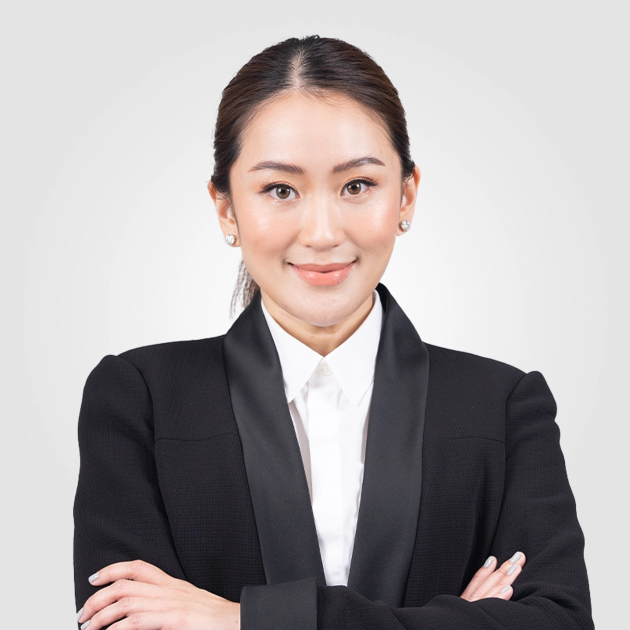
#> input picture all about picture procession/Material/แพทองธาร-ชินวัตร.webp, 1260 x 1260 px (shown at 1/2 size)
$ jupyter execute 'pil homework 1.ipynb'
#> lines starting #> are read from the running program, lines starting #| are printed output that depends on the picture
[cell 1]
from PIL import Image

[cell 2]
im = Image.open('Material/แพทองธาร-ชินวัตร.webp')
#> im is the input picture: PIL image 1260x1260 RGB; mean R, G, B 172.4, 166.6, 167.2

[cell 3]
def resize_maintain_ratio(im: Image, x: int) -> Image:
    width, height = im.size
    aspect_ratio = height / width
    new_width = x
    new_height = int(new_width * aspect_ratio)
    return im.resize((new_width, new_height))

def convert_lur12xywh_to_centroid(coordinates: tuple[int,int,int,int]) -> tuple:
    left, upper, right, lower = coordinates
    width = right - left
    height = lower - upper
    x = left + width // 2
    y = upper + height // 2
    return (x, y, width, height)

def centroid_to_lur12xywh(coordinates: tuple[int, int, int, int]) -> tuple:
    x, y, width, height = coordinates
    left = x - width // 2
    upper = y - height // 2
    right = left + width
    lower = upper + height
    return (left, upper, right, lower)

[cell 4]
new_coordinates = convert_lur12xywh_to_centroid((90, 15, 200, 600))
lur12_coordinates = centroid_to_lur12xywh(new_coordinates)
cropped_im = im.crop(lur12_coordinates)
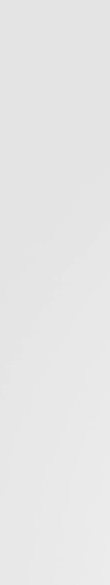
#> cropped_im: PIL image 110x585 RGB; min 227, max 236, mean 230.3
cropped_im.show()
